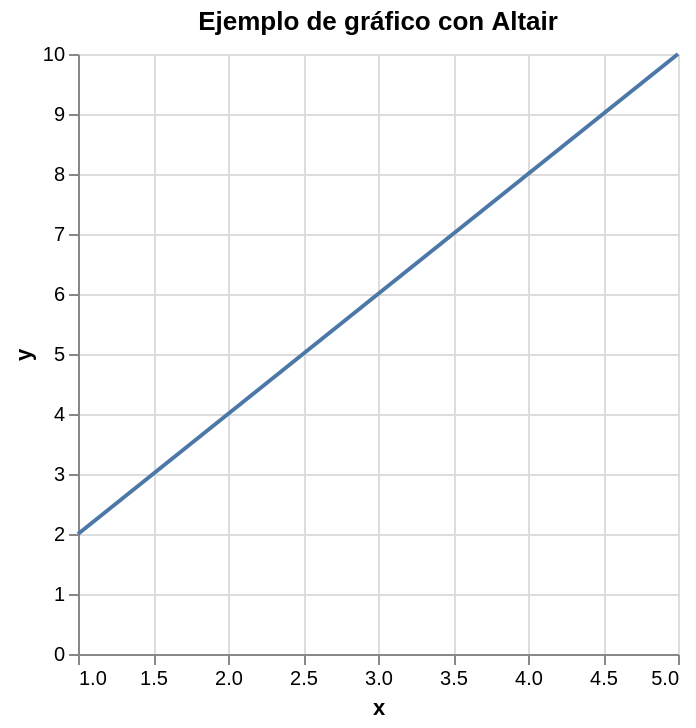

Here is the notebook cell this chart was saved with:
### Markdown cell above
> **Altair es una librería declarativa de Python para crear visualizaciones rápidas y limpias. Utiliza una sintaxis basada en JSON para especificar gráficos, lo que la hace ideal para generar visualizaciones interactivas y reproducibles.**

### Code cell
import altair as alt
import pandas as pd

# Datos de ejemplo (le damos los datos en JSON para que Altair pueda interpretarlos)
data = pd.DataFrame({
    'x': [1, 2, 3, 4, 5],
    'y': [2, 4, 6, 8, 10]
})

# Creamos un gráfico de líneas
chart = alt.Chart(data).mark_line().encode(
    x='x',
    y='y'
).properties(
    title='Ejemplo de gráfico con Altair'
)

# Mostrar el gráfico
chart.show()

### Figure 1 — Vega-Lite specification as saved in the notebook (floating-point values rounded to 4 significant figures)
{"config": {"view": {"continuousWidth": 300, "continuousHeight": 300}}, "data": {"name": "data-d3f0aec063a98101634a9d00b4898e95"}, "mark": {"type": "line"}, "encoding": {"x": {"field": "x", "type": "quantitative"}, "y": {"field": "y", "type": "quantitative"}}, "title": "Ejemplo de gráfico con Altair", "$schema": "https://vega.github.io/schema/vega-lite/v5.20.1.json", "datasets": {"data-d3f0aec063a98101634a9d00b4898e95": [{"x": 1, "y": 2}, {"x": 2, "y": 4}, {"x": 3, "y": 6}, {"x": 4, "y": 8}, {"x": 5, "y": 10}]}}
